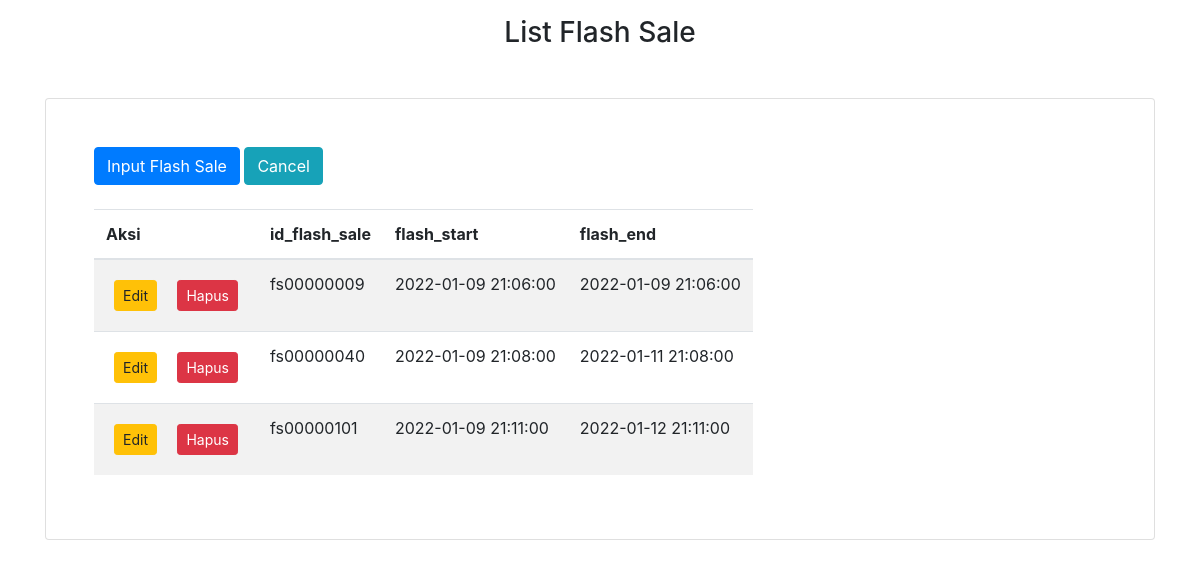
/admin/flashsale/index.php, run on the app's committed database.
### tables this page shows
CREATE TABLE `flash_sale` (
  `id_flash_sale` varchar(20) NOT NULL,
  `flash_start` datetime NOT NULL,
  `flash_end` datetime NOT NULL
);

### admin/flashsale/index.php (the view, shortened to what this page needs)
<?php
require_once '../../koneksi.php';
$data = mysqli_query($koneksi, "SELECT * FROM flash_sale")
    or die(mysqli_error($koneksi));
$result = mysqli_fetch_all($data, MYSQLI_ASSOC);
?>
<!doctype html>
<html lang="en">
<head>
    <link rel="stylesheet" href="https://stackpath.bootstrapcdn.com/bootstrap/4.4.1/css/bootstrap.min.css">
</head>
<body>
    <div class="container">
        <h3 class="text-center mt-3 mb-5">List Flash Sale</h3>
        <div class="card p-5 mb-5">
            <div class="d-grid gap-2 d-md-block">
                <a href="input.php" class="btn btn-primary">Input Flash Sale</a>
                <a href="http://localhost/florist_project/home_admin.php" class="btn btn-info">Cancel</a>
            </div><br>
            <?php if (empty($result)) : ?>
                <p>Data belum ada</p>
            <?php else : ?>
                <table class="table table-responsive table-striped">
                    <thead>
                        <th>Aksi</th>
                        <?php foreach (array_keys($result[0]) as $column) : ?>
                            <th><?php echo $column ?></th>
                        <?php endforeach; ?>
                    </thead>
                    <tbody>
                        <?php foreach ($result as $row) : ?>
                            <tr>
                                <td class="text-center">
                                    <a href="edit.php?id=<?php echo $row['id_flash_sale']; ?>" class="btn btn-sm btn-warning m-2">Edit</a>
                                    <a href="hapus.php?id=<?php echo $row['id_flash_sale']; ?>" class="btn btn-sm btn-danger m-2">Hapus</a>
                                </td>
                                <?php foreach (array_keys($result[0]) as $column) : ?>
                                    <td><?php echo $row[$column] ?></td>
                                <?php endforeach; ?>
                            </tr>
                        <?php endforeach; ?>
                    </tbody>
                </table>
            <?php endif; ?>
        </div>
    </div>
</body>
</html>

### data on the page
flash_sale: id_flash_sale "fs00000009", flash_start "2022-01-09 21:06:00", flash_end "2022-01-09 21:06:00"
flash_sale: id_flash_sale "fs00000040", flash_start "2022-01-09 21:08:00", flash_end "2022-01-11 21:08:00"
flash_sale: id_flash_sale "fs00000101", flash_start "2022-01-09 21:11:00", flash_end "2022-01-12 21:11:00"

### other printed values
$column "id_flash_sale"
$column "flash_start"
$column "flash_end"
